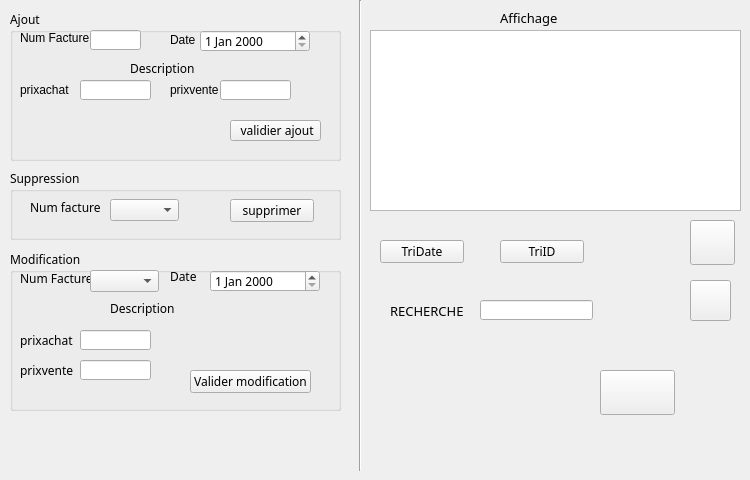
   <widget class="QWidget" name="Tab_2">
    <attribute name="title">
     <string>Factures</string>
    </attribute>
    <widget class="Line" name="line_4">
     <property name="geometry">
      <rect>
       <x>350</x>
       <y>0</y>
       <width>20</width>
       <height>471</height>
      </rect>
     </property>
     <property name="orientation">
      <enum>Qt::Vertical</enum>
     </property>
    </widget>
    <widget class="QLabel" name="label_17">
     <property name="geometry">
      <rect>
       <x>20</x>
       <y>20</y>
       <width>55</width>
       <height>16</height>
      </rect>
     </property>
     <property name="text">
      <string/>
     </property>
    </widget>
    <widget class="QPushButton" name="ajoutFacture">
     <property name="geometry">
      <rect>
       <x>230</x>
       <y>120</y>
       <width>91</width>
       <height>21</height>
      </rect>
     </property>
     <property name="font">
      <font>
       <family>MS Reference Sans Serif</family>
      </font>
     </property>
     <property name="styleSheet">
      <string notr="true">QPushButton::hover
{
	background-color: qlineargradient(spread:pad, x1:0, y1:0.511, x2:1, y2:0.511, stop:0 rgba(0, 207, 179, 255),stop:1 rgb(108, 135, 255));

}</string>
     </property>
     <property name="text">
      <string> validier ajout</string>
     </property>
    </widget>
    <widget class="QLabel" name="label_6">
     <property name="geometry">
      <rect>
       <x>20</x>
       <y>30</y>
       <width>71</width>
       <height>16</height>
      </rect>
     </property>
     <property name="text">
      <string>Num Facture</string>
     </property>
    </widget>
    <widget class="QLabel" name="label_7">
     <property name="geometry">
      <rect>
       <x>170</x>
       <y>30</y>
       <width>61</width>
       <height>20</height>
      </rect>
     </property>
     <property name="text">
      <string>Date</string>
     </property>
    </widget>
    <widget class="QLabel" name="label_52">
     <property name="geometry">
      <rect>
       <x>20</x>
       <y>80</y>
       <width>81</width>
       <height>20</height>
      </rect>
     </property>
     <property name="text">
      <string>prixachat</string>
     </property>
    </widget>
    <widget class="QLineEdit" name="PrixachatAj">
     <property name="geometry">
      <rect>
       <x>80</x>
       <y>80</y>
       <width>71</width>
       <height>20</height>
      </rect>
     </property>
     <property name="text">
      <string/>
     </property>
    </widget>
    <widget class="QLabel" name="label_53">
     <property name="geometry">
      <rect>
       <x>170</x>
       <y>80</y>
       <width>81</width>
       <height>20</height>
      </rect>
     </property>
     <property name="text">
      <string>prixvente</string>
     </property>
    </widget>
    <widget class="QLineEdit" name="PrixVenteFacAj">
     <property name="geometry">
      <rect>
       <x>220</x>
       <y>80</y>
       <width>71</width>
       <height>20</height>
      </rect>
     </property>
     <property name="text">
      <string/>
     </property>
    </widget>
    <widget class="QTableView" name="tableView_2">
     <property name="geometry">
      <rect>
       <x>370</x>
       <y>30</y>
       <width>371</width>
       <height>181</height>
      </rect>
     </property>
    </widget>
    <widget class="QPushButton" name="pushButton_PDFFac">
     <property name="geometry">
      <rect>
       <x>690</x>
       <y>220</y>
       <width>45</width>
       <height>45</height>
      </rect>
     </property>
     <property name="minimumSize">
      <size>
       <width>45</width>
       <height>45</height>
      </size>
     </property>
     <property name="sizeIncrement">
      <size>
       <width>45</width>
       <height>45</height>
      </size>
     </property>
     <property name="font">
      <font>
       <family>MS Shell Dlg 2</family>
       <pointsize>12</pointsize>
       <weight>50</weight>
       <italic>false</italic>
       <bold>false</bold>
      </font>
     </property>
     <property name="styleSheet">
      <string notr="true">QPushButton{

    font: 12pt &quot;MS Shell Dlg 2&quot;;

color:white;

background-image:url(C:/Users/ASUS/Documents/kiosqueK/pdf(1));

background-position:  center;

background-repeat:no-repeat;

				   }</string>
     </property>
     <property name="text">
      <string/>
     </property>
    </widget>
    <widget class="QLabel" name="label_57">
     <property name="geometry">
      <rect>
       <x>140</x>
       <y>90</y>
       <width>81</width>
       <height>20</height>
      </rect>
     </property>
     <property name="text">
      <string/>
     </property>
    </widget>
    <widget class="QGroupBox" name="groupBox">
     <property name="geometry">
      <rect>
       <x>10</x>
       <y>10</y>
       <width>331</width>
       <height>151</height>
      </rect>
     </property>
     <property name="font">
      <font>
       <family>MS Reference Sans Serif</family>
       <weight>50</weight>
       <bold>false</bold>
      </font>
     </property>
     <property name="title">
      <string>Ajout</string>
     </property>
     <widget class="QLineEdit" name="NumFacAj">
      <property name="geometry">
       <rect>
        <x>80</x>
        <y>20</y>
        <width>51</width>
        <height>20</height>
       </rect>
      </property>
      <property name="text">
       <string/>
      </property>
     </widget>
     <widget class="QDateEdit" name="dateEdit">
      <property name="geometry">
       <rect>
        <x>190</x>
        <y>20</y>
        <width>110</width>
        <height>22</height>
       </rect>
      </property>
     </widget>
     <widget class="QLabel" name="label_8">
      <property name="geometry">
       <rect>
        <x>120</x>
        <y>50</y>
        <width>71</width>
        <height>16</height>
       </rect>
      </property>
      <property name="text">
       <string>Description</string>
      </property>
     </widget>
    </widget>
    <widget class="QGroupBox" name="groupBox_6">
     <property name="geometry">
      <rect>
       <x>10</x>
       <y>250</y>
       <width>331</width>
       <height>161</height>
      </rect>
     </property>
     <property name="font">
      <font>
       <family>MS Reference Sans Serif</family>
       <weight>50</weight>
       <bold>false</bold>
      </font>
     </property>
     <property name="title">
      <string>Modification</string>
     </property>
     <widget class="QLabel" name="label_10">
      <property name="geometry">
       <rect>
        <x>10</x>
        <y>20</y>
        <width>71</width>
        <height>16</height>
       </rect>
      </property>
      <property name="text">
       <string>Num Facture</string>
      </property>
     </widget>
     <widget class="QComboBox" name="comboBox_2">
      <property name="geometry">
       <rect>
        <x>80</x>
        <y>20</y>
        <width>69</width>
        <height>22</height>
       </rect>
      </property>
     </widget>
     <widget class="QLabel" name="label_11">
      <property name="geometry">
       <rect>
        <x>160</x>
        <y>20</y>
        <width>47</width>
        <height>13</height>
       </rect>
      </property>
      <property name="text">
       <string>Date</string>
      </property>
     </widget>
     <widget class="QDateEdit" name="dateEdit_5">
      <property name="geometry">
       <rect>
        <x>200</x>
        <y>20</y>
        <width>110</width>
        <height>22</height>
       </rect>
      </property>
     </widget>
     <widget class="QLabel" name="label_12">
      <property name="geometry">
       <rect>
        <x>100</x>
        <y>50</y>
        <width>71</width>
        <height>16</height>
       </rect>
      </property>
      <property name="text">
       <string>Description</string>
      </property>
     </widget>
     <widget class="QLabel" name="label_56">
      <property name="geometry">
       <rect>
        <x>10</x>
        <y>80</y>
        <width>81</width>
        <height>20</height>
       </rect>
      </property>
      <property name="text">
       <string>prixachat</string>
      </property>
     </widget>
     <widget class="QLineEdit" name="PrixachatModpr">
      <property name="geometry">
       <rect>
        <x>70</x>
        <y>80</y>
        <width>71</width>
        <height>20</height>
       </rect>
      </property>
      <property name="text">
       <string/>
      </property>
     </widget>
     <widget class="QLabel" name="label_58">
      <property name="geometry">
       <rect>
        <x>10</x>
        <y>110</y>
        <width>81</width>
        <height>20</height>
       </rect>
      </property>
      <property name="text">
       <string>prixvente</string>
      </property>
     </widget>
     <widget class="QLineEdit" name="PrixventeModfac">
      <property name="geometry">
       <rect>
        <x>70</x>
        <y>110</y>
        <width>71</width>
        <height>20</height>
       </rect>
      </property>
      <property name="text">
       <string/>
      </property>
     </widget>
     <widget class="QPushButton" name="ModiFacture">
      <property name="geometry">
       <rect>
        <x>180</x>
        <y>120</y>
        <width>121</width>
        <height>23</height>
       </rect>
      </property>
      <property name="font">
       <font>
        <family>MS Reference Sans Serif</family>
       </font>
      </property>
      <property name="styleSheet">
       <string notr="true">QPushButton::hover
{
	background-color: qlineargradient(spread:pad, x1:0, y1:0.511, x2:1, y2:0.511, stop:0 rgba(0, 207, 179, 255),stop:1 rgb(108, 135, 255));

}</string>
      </property>
      <property name="text">
       <string>Valider modification</string>
      </property>
     </widget>
    </widget>
    <widget class="QLineEdit" name="rehercheFacture">
     <property name="geometry">
      <rect>
       <x>480</x>
       <y>300</y>
       <width>113</width>
       <height>20</height>
      </rect>
     </property>
    </widget>
    <widget class="QLabel" name="label_3">
     <property name="geometry">
      <rect>
       <x>500</x>
       <y>10</y>
       <width>141</width>
       <height>16</height>
      </rect>
     </property>
     <property name="font">
      <font>
       <family>MS Reference Sans Serif</family>
       <pointsize>10</pointsize>
       <weight>50</weight>
       <bold>false</bold>
      </font>
     </property>
     <property name="text">
      <string>Affichage</string>
     </property>
    </widget>
    <widget class="QGroupBox" name="groupBox_8">
     <property name="geometry">
      <rect>
       <x>10</x>
       <y>169</y>
       <width>331</width>
       <height>71</height>
      </rect>
     </property>
     <property name="font">
      <font>
       <family>MS Reference Sans Serif</family>
       <weight>50</weight>
       <bold>false</bold>
      </font>
     </property>
     <property name="title">
      <string>Suppression</string>
     </property>
     <widget class="QLabel" name="label_23">
      <property name="geometry">
       <rect>
        <x>20</x>
        <y>30</y>
        <width>81</width>
        <height>16</height>
       </rect>
      </property>
      <property name="text">
       <string>Num facture</string>
      </property>
     </widget>
     <widget class="QComboBox" name="comboBox_4">
      <property name="geometry">
       <rect>
        <x>100</x>
        <y>30</y>
        <width>69</width>
        <height>22</height>
       </rect>
      </property>
     </widget>
     <widget class="QPushButton" name="SuppFacture">
      <property name="geometry">
       <rect>
        <x>220</x>
        <y>30</y>
        <width>84</width>
        <height>23</height>
       </rect>
      </property>
      <property name="font">
       <font>
        <family>MS Reference Sans Serif</family>
       </font>
      </property>
      <property name="styleSheet">
       <string notr="true">QPushButton::hover
{
	background-color: qlineargradient(spread:pad, x1:0, y1:0.511, x2:1, y2:0.511, stop:0 rgba(0, 207, 179, 255),stop:1 rgb(108, 135, 255));

}</string>
      </property>
      <property name="text">
       <string>supprimer</string>
      </property>
     </widget>
    </widget>
    <widget class="QPushButton" name="TriidFacture">
     <property name="geometry">
      <rect>
       <x>500</x>
       <y>240</y>
       <width>84</width>
       <height>23</height>
      </rect>
     </property>
     <property name="font">
      <font>
       <family>MS Reference Sans Serif</family>
      </font>
     </property>
     <property name="styleSheet">
      <string notr="true">QPushButton::hover
{
	background-color: qlineargradient(spread:pad, x1:0, y1:0.511, x2:1, y2:0.511, stop:0 rgba(0, 207, 179, 255),stop:1 rgb(108, 135, 255));

}</string>
     </property>
     <property name="text">
      <string>TriID</string>
     </property>
    </widget>
    <widget class="QPushButton" name="TriDateFacture">
     <property name="geometry">
      <rect>
       <x>380</x>
       <y>240</y>
       <width>84</width>
       <height>23</height>
      </rect>
     </property>
     <property name="font">
      <font>
       <family>MS Reference Sans Serif</family>
      </font>
     </property>
     <property name="styleSheet">
      <string notr="true">QPushButton::hover
{
	background-color: qlineargradient(spread:pad, x1:0, y1:0.511, x2:1, y2:0.511, stop:0 rgba(0, 207, 179, 255),stop:1 rgb(108, 135, 255));

}</string>
     </property>
     <property name="text">
      <string>TriDate</string>
     </property>
    </widget>
    <widget class="QPushButton" name="EXcelF">
     <property name="geometry">
      <rect>
       <x>690</x>
       <y>280</y>
       <width>41</width>
       <height>41</height>
      </rect>
     </property>
     <property name="styleSheet">
      <string notr="true">QPushButton{

    font: 12pt &quot;MS Shell Dlg 2&quot;;

color:white;

background-image:url(C:/Users/ASUS/Documents/kiosqueK/excel);

background-position:  center;

background-repeat:no-repeat;

				   }</string>
     </property>
     <property name="text">
      <string/>
     </property>
    </widget>
    <widget class="QPushButton" name="pushButtonWEB">
     <property name="geometry">
      <rect>
       <x>600</x>
       <y>370</y>
       <width>75</width>
       <height>45</height>
      </rect>
     </property>
     <property name="minimumSize">
      <size>
       <width>45</width>
       <height>45</height>
      </size>
     </property>
     <property name="sizeIncrement">
      <size>
       <width>45</width>
       <height>45</height>
      </size>
     </property>
     <property name="styleSheet">
      <string notr="true">QPushButton{

    font: 12pt &quot;MS Shell Dlg 2&quot;;

color:white;

background-image:url(C:/Users/ASUS/Documents/kiosqueK/site);

background-position:  center;

background-repeat:no-repeat;

				   }</string>
     </property>
     <property name="text">
      <string/>
     </property>
    </widget>
    <widget class="QLabel" name="label_4">
     <property name="geometry">
      <rect>
       <x>390</x>
       <y>300</y>
       <width>81</width>
       <height>21</height>
      </rect>
     </property>
     <property name="font">
      <font>
       <family>MS Reference Sans Serif</family>
       <pointsize>10</pointsize>
      </font>
     </property>
     <property name="text">
      <string>RECHERCHE</string>
     </property>
    </widget>
    <zorder>groupBox_8</zorder>
    <zorder>groupBox_6</zorder>
    <zorder>groupBox</zorder>
    <zorder>line_4</zorder>
    <zorder>label_17</zorder>
    <zorder>ajoutFacture</zorder>
    <zorder>label_6</zorder>
    <zorder>label_7</zorder>
    <zorder>label_52</zorder>
    <zorder>PrixachatAj</zorder>
    <zorder>label_53</zorder>
    <zorder>PrixVenteFacAj</zorder>
    <zorder>tableView_2</zorder>
    <zorder>pushButton_PDFFac</zorder>
    <zorder>label_57</zorder>
    <zorder>rehercheFacture</zorder>
    <zorder>label_3</zorder>
    <zorder>TriidFacture</zorder>
    <zorder>TriDateFacture</zorder>
    <zorder>EXcelF</zorder>
    <zorder>pushButtonWEB</zorder>
    <zorder>label_4</zorder>
   </widget>
